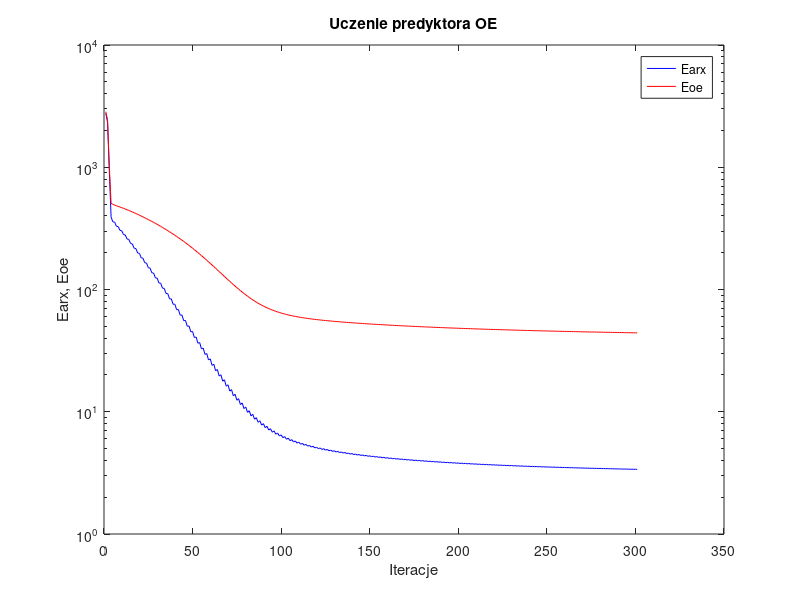
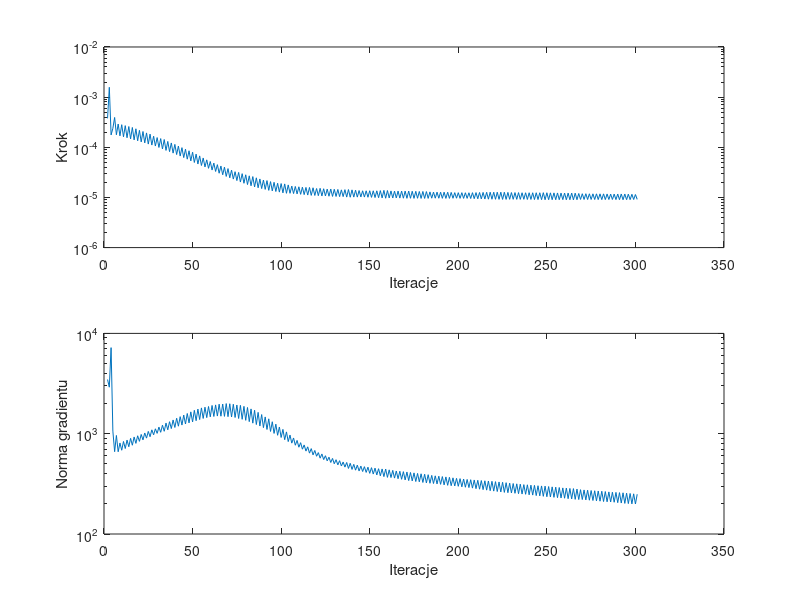

Reproduce these figures in MATLAB, in order.
%uczenie predyktora oe
clear all;
n=0; farx(n+1)=2.763535e+003; foe(n+1)=2.844478e+003; wspucz(n+1)=0.000000e+000; ng(n+1)=0.000000e+000;
n=1; farx(n+1)=2.334849e+003; foe(n+1)=2.442363e+003; krok(n+1)=3.776610e-004; ng(n+1)=3.467617e+003;
n=2; farx(n+1)=9.417819e+002; foe(n+1)=1.010697e+003; krok(n+1)=1.570350e-003; ng(n+1)=2.908467e+003;
n=3; farx(n+1)=3.904463e+002; foe(n+1)=5.066486e+002; krok(n+1)=1.764835e-004; ng(n+1)=7.210169e+003;
n=4; farx(n+1)=3.578636e+002; foe(n+1)=4.971394e+002; krok(n+1)=2.385047e-004; ng(n+1)=1.061298e+003;
n=5; farx(n+1)=3.558588e+002; foe(n+1)=4.905254e+002; krok(n+1)=3.933588e-004; ng(n+1)=6.617381e+002;
n=6; farx(n+1)=3.288428e+002; foe(n+1)=4.840634e+002; krok(n+1)=1.775310e-004; ng(n+1)=9.604886e+002;
n=7; farx(n+1)=3.271098e+002; foe(n+1)=4.785612e+002; krok(n+1)=2.908501e-004; ng(n+1)=6.607844e+002;
n=8; farx(n+1)=3.047694e+002; foe(n+1)=4.728241e+002; krok(n+1)=1.691914e-004; ng(n+1)=8.080751e+002;
n=9; farx(n+1)=3.026314e+002; foe(n+1)=4.671629e+002; krok(n+1)=2.821900e-004; ng(n+1)=6.840313e+002;
n=10; farx(n+1)=2.814082e+002; foe(n+1)=4.612507e+002; krok(n+1)=1.616776e-004; ng(n+1)=8.366577e+002;
n=11; farx(n+1)=2.791591e+002; foe(n+1)=4.554315e+002; krok(n+1)=2.702675e-004; ng(n+1)=7.115499e+002;
n=12; farx(n+1)=2.590649e+002; foe(n+1)=4.493651e+002; krok(n+1)=1.548985e-004; ng(n+1)=8.633631e+002;
n=13; farx(n+1)=2.568679e+002; foe(n+1)=4.434008e+002; krok(n+1)=2.594055e-004; ng(n+1)=7.411672e+002;
n=14; farx(n+1)=2.378941e+002; foe(n+1)=4.371479e+002; krok(n+1)=1.469561e-004; ng(n+1)=8.985884e+002;
n=15; farx(n+1)=2.356784e+002; foe(n+1)=4.310086e+002; krok(n+1)=2.483498e-004; ng(n+1)=7.673497e+002;
n=16; farx(n+1)=2.178207e+002; foe(n+1)=4.246271e+002; krok(n+1)=1.404483e-004; ng(n+1)=9.274706e+002;
n=17; farx(n+1)=2.158138e+002; foe(n+1)=4.183890e+002; krok(n+1)=2.338071e-004; ng(n+1)=8.007875e+002;
n=18; farx(n+1)=1.990457e+002; foe(n+1)=4.119273e+002; krok(n+1)=1.347782e-004; ng(n+1)=9.537364e+002;
n=19; farx(n+1)=1.973626e+002; foe(n+1)=4.056500e+002; krok(n+1)=2.178332e-004; ng(n+1)=8.388940e+002;
n=20; farx(n+1)=1.817850e+002; foe(n+1)=3.991472e+002; krok(n+1)=1.281635e-004; ng(n+1)=9.830225e+002;
n=21; farx(n+1)=1.801930e+002; foe(n+1)=3.927686e+002; krok(n+1)=2.064885e-004; ng(n+1)=8.678107e+002;
n=22; farx(n+1)=1.656511e+002; foe(n+1)=3.862380e+002; krok(n+1)=1.224225e-004; ng(n+1)=1.016346e+003;
n=23; farx(n+1)=1.643476e+002; foe(n+1)=3.798544e+002; krok(n+1)=1.935432e-004; ng(n+1)=9.034041e+002;
n=24; farx(n+1)=1.508227e+002; foe(n+1)=3.732994e+002; krok(n+1)=1.159103e-004; ng(n+1)=1.053821e+003;
n=25; farx(n+1)=1.496837e+002; foe(n+1)=3.668840e+002; krok(n+1)=1.828869e-004; ng(n+1)=9.334602e+002;
n=26; farx(n+1)=1.370073e+002; foe(n+1)=3.603233e+002; krok(n+1)=1.107642e-004; ng(n+1)=1.092909e+003;
n=27; farx(n+1)=1.362243e+002; foe(n+1)=3.539947e+002; krok(n+1)=1.662532e-004; ng(n+1)=9.748460e+002;
n=28; farx(n+1)=1.245297e+002; foe(n+1)=3.475291e+002; krok(n+1)=1.059505e-004; ng(n+1)=1.119185e+003;
n=29; farx(n+1)=1.239447e+002; foe(n+1)=3.412276e+002; krok(n+1)=1.562643e-004; ng(n+1)=1.007633e+003;
n=30; farx(n+1)=1.131188e+002; foe(n+1)=3.347735e+002; krok(n+1)=9.926586e-005; ng(n+1)=1.163559e+003;
n=31; farx(n+1)=1.126091e+002; foe(n+1)=3.284526e+002; krok(n+1)=1.491544e-004; ng(n+1)=1.032710e+003;
n=32; farx(n+1)=1.025844e+002; foe(n+1)=3.219978e+002; krok(n+1)=9.242591e-005; ng(n+1)=1.215390e+003;
n=33; farx(n+1)=1.021390e+002; foe(n+1)=3.156548e+002; krok(n+1)=1.429130e-004; ng(n+1)=1.057225e+003;
n=34; farx(n+1)=9.275975e+001; foe(n+1)=3.091881e+002; krok(n+1)=8.669030e-005; ng(n+1)=1.276637e+003;
n=35; farx(n+1)=9.251445e+001; foe(n+1)=3.029307e+002; krok(n+1)=1.309203e-004; ng(n+1)=1.093486e+003;
n=36; farx(n+1)=8.388030e+001; foe(n+1)=2.965681e+002; krok(n+1)=8.190066e-005; ng(n+1)=1.317087e+003;
n=37; farx(n+1)=8.376663e+001; foe(n+1)=2.903619e+002; krok(n+1)=1.221213e-004; ng(n+1)=1.125284e+003;
n=38; farx(n+1)=7.579336e+001; foe(n+1)=2.840539e+002; krok(n+1)=7.651456e-005; ng(n+1)=1.370371e+003;
n=39; farx(n+1)=7.576551e+001; foe(n+1)=2.778821e+002; krok(n+1)=1.142910e-004; ng(n+1)=1.154103e+003;
n=40; farx(n+1)=6.838276e+001; foe(n+1)=2.716338e+002; krok(n+1)=7.166629e-005; ng(n+1)=1.425119e+003;
n=41; farx(n+1)=6.847652e+001; foe(n+1)=2.655371e+002; krok(n+1)=1.058381e-004; ng(n+1)=1.188211e+003;
n=42; farx(n+1)=6.166649e+001; foe(n+1)=2.593618e+002; krok(n+1)=6.691701e-005; ng(n+1)=1.479098e+003;
n=43; farx(n+1)=6.184152e+001; foe(n+1)=2.533273e+002; krok(n+1)=9.833971e-005; ng(n+1)=1.219321e+003;
n=44; farx(n+1)=5.556872e+001; foe(n+1)=2.472314e+002; krok(n+1)=6.234382e-005; ng(n+1)=1.534059e+003;
n=45; farx(n+1)=5.581024e+001; foe(n+1)=2.412642e+002; krok(n+1)=9.144347e-005; ng(n+1)=1.249410e+003;
n=46; farx(n+1)=5.003760e+001; foe(n+1)=2.352532e+002; krok(n+1)=5.795515e-005; ng(n+1)=1.590466e+003;
n=47; farx(n+1)=5.033850e+001; foe(n+1)=2.293635e+002; krok(n+1)=8.528034e-005; ng(n+1)=1.281754e+003;
n=48; farx(n+1)=4.503465e+001; foe(n+1)=2.234350e+002; krok(n+1)=5.354731e-005; ng(n+1)=1.651023e+003;
n=49; farx(n+1)=4.536669e+001; foe(n+1)=2.176185e+002; krok(n+1)=7.980756e-005; ng(n+1)=1.310585e+003;
n=50; farx(n+1)=4.047114e+001; foe(n+1)=2.117878e+002; krok(n+1)=4.980227e-005; ng(n+1)=1.710967e+003;
n=51; farx(n+1)=4.087060e+001; foe(n+1)=2.061172e+002; krok(n+1)=7.309947e-005; ng(n+1)=1.348365e+003;
n=52; farx(n+1)=3.638597e+001; foe(n+1)=2.004341e+002; krok(n+1)=4.645269e-005; ng(n+1)=1.758822e+003;
n=53; farx(n+1)=3.683109e+001; foe(n+1)=1.949136e+002; krok(n+1)=6.738910e-005; ng(n+1)=1.383493e+003;
n=54; farx(n+1)=3.271303e+001; foe(n+1)=1.893835e+002; krok(n+1)=4.334515e-005; ng(n+1)=1.807678e+003;
n=55; farx(n+1)=3.319368e+001; foe(n+1)=1.840467e+002; krok(n+1)=6.121123e-005; ng(n+1)=1.419434e+003;
n=56; farx(n+1)=2.945394e+001; foe(n+1)=1.787279e+002; krok(n+1)=4.060864e-005; ng(n+1)=1.837385e+003;
n=57; farx(n+1)=2.994383e+001; foe(n+1)=1.735715e+002; krok(n+1)=5.618497e-005; ng(n+1)=1.446463e+003;
n=58; farx(n+1)=2.653977e+001; foe(n+1)=1.684678e+002; krok(n+1)=3.808337e-005; ng(n+1)=1.866789e+003;
n=59; farx(n+1)=2.705507e+001; foe(n+1)=1.635236e+002; krok(n+1)=5.210339e-005; ng(n+1)=1.472524e+003;
n=60; farx(n+1)=2.395482e+001; foe(n+1)=1.586148e+002; krok(n+1)=3.521996e-005; ng(n+1)=1.912618e+003;
n=61; farx(n+1)=2.445549e+001; foe(n+1)=1.538746e+002; krok(n+1)=4.838580e-005; ng(n+1)=1.484802e+003;
n=62; farx(n+1)=2.163991e+001; foe(n+1)=1.492070e+002; krok(n+1)=3.298006e-005; ng(n+1)=1.936682e+003;
n=63; farx(n+1)=2.215040e+001; foe(n+1)=1.447151e+002; krok(n+1)=4.506169e-005; ng(n+1)=1.499304e+003;
n=64; farx(n+1)=1.960619e+001; foe(n+1)=1.402790e+002; krok(n+1)=3.039896e-005; ng(n+1)=1.968570e+003;
n=65; farx(n+1)=2.007961e+001; foe(n+1)=1.360084e+002; krok(n+1)=4.229784e-005; ng(n+1)=1.494397e+003;
n=66; farx(n+1)=1.779348e+001; foe(n+1)=1.318461e+002; krok(n+1)=2.832743e-005; ng(n+1)=1.975661e+003;
n=67; farx(n+1)=1.825053e+001; foe(n+1)=1.278269e+002; krok(n+1)=4.013634e-005; ng(n+1)=1.488513e+003;
n=68; farx(n+1)=1.617994e+001; foe(n+1)=1.239152e+002; krok(n+1)=2.624535e-005; ng(n+1)=1.996417e+003;
n=69; farx(n+1)=1.661675e+001; foe(n+1)=1.201700e+002; krok(n+1)=3.762088e-005; ng(n+1)=1.478419e+003;
n=70; farx(n+1)=1.475262e+001; foe(n+1)=1.165455e+002; krok(n+1)=2.462151e-005; ng(n+1)=1.989270e+003;
n=71; farx(n+1)=1.517311e+001; foe(n+1)=1.130944e+002; krok(n+1)=3.501276e-005; ng(n+1)=1.467690e+003;
n=72; farx(n+1)=1.350125e+001; foe(n+1)=1.097682e+002; krok(n+1)=2.322634e-005; ng(n+1)=1.965514e+003;
n=73; farx(n+1)=1.390391e+001; foe(n+1)=1.066126e+002; krok(n+1)=3.261438e-005; ng(n+1)=1.451427e+003;
n=74; farx(n+1)=1.242318e+001; foe(n+1)=1.035824e+002; krok(n+1)=2.170937e-005; ng(n+1)=1.931970e+003;
n=75; farx(n+1)=1.279306e+001; foe(n+1)=1.006813e+002; krok(n+1)=3.154696e-005; ng(n+1)=1.418114e+003;
n=76; farx(n+1)=1.146028e+001; foe(n+1)=9.791095e+001; krok(n+1)=2.028847e-005; ng(n+1)=1.917387e+003;
n=77; farx(n+1)=1.180783e+001; foe(n+1)=9.528939e+001; krok(n+1)=2.979031e-005; ng(n+1)=1.391084e+003;
n=78; farx(n+1)=1.062013e+001; foe(n+1)=9.279405e+001; krok(n+1)=1.915690e-005; ng(n+1)=1.873851e+003;
n=79; farx(n+1)=1.094552e+001; foe(n+1)=9.043975e+001; krok(n+1)=2.829063e-005; ng(n+1)=1.359229e+003;
n=80; farx(n+1)=9.888798e+000; foe(n+1)=8.820233e+001; krok(n+1)=1.806967e-005; ng(n+1)=1.825560e+003;
n=81; farx(n+1)=1.018833e+001; foe(n+1)=8.609607e+001; krok(n+1)=2.697415e-005; ng(n+1)=1.319307e+003;
n=82; farx(n+1)=9.251510e+000; foe(n+1)=8.410442e+001; krok(n+1)=1.709205e-005; ng(n+1)=1.766743e+003;
n=83; farx(n+1)=9.527747e+000; foe(n+1)=8.222786e+001; krok(n+1)=2.605170e-005; ng(n+1)=1.274097e+003;
n=84; farx(n+1)=8.689446e+000; foe(n+1)=8.045400e+001; krok(n+1)=1.621284e-005; ng(n+1)=1.713132e+003;
n=85; farx(n+1)=8.943829e+000; foe(n+1)=7.880116e+001; krok(n+1)=2.462151e-005; ng(n+1)=1.233995e+003;
n=86; farx(n+1)=8.201528e+000; foe(n+1)=7.724605e+001; krok(n+1)=1.558957e-005; ng(n+1)=1.632411e+003;
n=87; farx(n+1)=8.435944e+000; foe(n+1)=7.579574e+001; krok(n+1)=2.336806e-005; ng(n+1)=1.192828e+003;
n=88; farx(n+1)=7.777290e+000; foe(n+1)=7.443464e+001; krok(n+1)=1.502405e-005; ng(n+1)=1.551621e+003;
n=89; farx(n+1)=7.992977e+000; foe(n+1)=7.316541e+001; krok(n+1)=2.224570e-005; ng(n+1)=1.149411e+003;
n=90; farx(n+1)=7.409217e+000; foe(n+1)=7.197633e+001; krok(n+1)=1.448140e-005; ng(n+1)=1.470018e+003;
n=91; farx(n+1)=7.609192e+000; foe(n+1)=7.086416e+001; krok(n+1)=2.167257e-005; ng(n+1)=1.101845e+003;
n=92; farx(n+1)=7.085741e+000; foe(n+1)=6.981550e+001; krok(n+1)=1.384553e-005; ng(n+1)=1.406919e+003;
n=93; farx(n+1)=7.265313e+000; foe(n+1)=6.884199e+001; krok(n+1)=2.067984e-005; ng(n+1)=1.053083e+003;
n=94; farx(n+1)=6.801892e+000; foe(n+1)=6.793341e+001; krok(n+1)=1.351734e-005; ng(n+1)=1.315966e+003;
n=95; farx(n+1)=6.967659e+000; foe(n+1)=6.708300e+001; krok(n+1)=2.003236e-005; ng(n+1)=1.006467e+003;
n=96; farx(n+1)=6.550585e+000; foe(n+1)=6.628654e+001; krok(n+1)=1.314101e-005; ng(n+1)=1.244753e+003;
n=97; farx(n+1)=6.703692e+000; foe(n+1)=6.554565e+001; krok(n+1)=1.917379e-005; ng(n+1)=9.643733e+002;
n=98; farx(n+1)=6.332543e+000; foe(n+1)=6.485073e+001; krok(n+1)=1.277945e-005; ng(n+1)=1.166193e+003;
n=99; farx(n+1)=6.472440e+000; foe(n+1)=6.419806e+001; krok(n+1)=1.890200e-005; ng(n+1)=9.169011e+002;
n=100; farx(n+1)=6.138017e+000; foe(n+1)=6.358484e+001; krok(n+1)=1.234279e-005; ng(n+1)=1.104243e+003;
n=101; farx(n+1)=6.265725e+000; foe(n+1)=6.300871e+001; krok(n+1)=1.861995e-005; ng(n+1)=8.711527e+002;
n=102; farx(n+1)=5.961134e+000; foe(n+1)=6.246717e+001; krok(n+1)=1.209447e-005; ng(n+1)=1.042128e+003;
n=103; farx(n+1)=6.079572e+000; foe(n+1)=6.196263e+001; krok(n+1)=1.777520e-005; ng(n+1)=8.346609e+002;
n=104; farx(n+1)=5.802655e+000; foe(n+1)=6.148802e+001; krok(n+1)=1.209447e-005; ng(n+1)=9.688752e+002;
n=105; farx(n+1)=5.914778e+000; foe(n+1)=6.104597e+001; krok(n+1)=1.684728e-005; ng(n+1)=8.051625e+002;
n=106; farx(n+1)=5.665267e+000; foe(n+1)=6.062730e+001; krok(n+1)=1.195078e-005; ng(n+1)=9.065046e+002;
n=107; farx(n+1)=5.768611e+000; foe(n+1)=6.023246e+001; krok(n+1)=1.654943e-005; ng(n+1)=7.673117e+002;
n=108; farx(n+1)=5.540538e+000; foe(n+1)=5.985843e+001; krok(n+1)=1.175619e-005; ng(n+1)=8.569856e+002;
n=109; farx(n+1)=5.637239e+000; foe(n+1)=5.950459e+001; krok(n+1)=1.630239e-005; ng(n+1)=7.333028e+002;
n=110; farx(n+1)=5.427428e+000; foe(n+1)=5.916772e+001; krok(n+1)=1.153689e-005; ng(n+1)=8.138849e+002;
n=111; farx(n+1)=5.517393e+000; foe(n+1)=5.884861e+001; krok(n+1)=1.599777e-005; ng(n+1)=7.009725e+002;
n=112; farx(n+1)=5.324494e+000; foe(n+1)=5.854460e+001; krok(n+1)=1.138543e-005; ng(n+1)=7.723258e+002;
n=113; farx(n+1)=5.409058e+000; foe(n+1)=5.825496e+001; krok(n+1)=1.583652e-005; ng(n+1)=6.706275e+002;
n=114; farx(n+1)=5.230794e+000; foe(n+1)=5.797785e+001; krok(n+1)=1.115447e-005; ng(n+1)=7.395703e+002;
n=115; farx(n+1)=5.309925e+000; foe(n+1)=5.771252e+001; krok(n+1)=1.580519e-005; ng(n+1)=6.402490e+002;
n=116; farx(n+1)=5.143475e+000; foe(n+1)=5.745822e+001; krok(n+1)=1.099167e-005; ng(n+1)=7.101423e+002;
n=117; farx(n+1)=5.218530e+000; foe(n+1)=5.721492e+001; krok(n+1)=1.558595e-005; ng(n+1)=6.152443e+002;
n=118; farx(n+1)=5.062015e+000; foe(n+1)=5.698083e+001; krok(n+1)=1.095376e-005; ng(n+1)=6.805838e+002;
n=119; farx(n+1)=5.133789e+000; foe(n+1)=5.675760e+001; krok(n+1)=1.506473e-005; ng(n+1)=5.958684e+002;
n=120; farx(n+1)=4.989203e+000; foe(n+1)=5.654219e+001; krok(n+1)=1.085468e-005; ng(n+1)=6.478995e+002;
n=121; farx(n+1)=5.057082e+000; foe(n+1)=5.633355e+001; krok(n+1)=1.519948e-005; ng(n+1)=5.703530e+002;
n=122; farx(n+1)=4.919821e+000; foe(n+1)=5.613183e+001; krok(n+1)=1.071362e-005; ng(n+1)=6.276970e+002;
n=123; farx(n+1)=4.984793e+000; foe(n+1)=5.593745e+001; krok(n+1)=1.490654e-005; ng(n+1)=5.520733e+002;
n=124; farx(n+1)=4.855149e+000; foe(n+1)=5.574916e+001; krok(n+1)=1.071362e-005; ng(n+1)=6.032383e+002;
n=125; farx(n+1)=4.918065e+000; foe(n+1)=5.556731e+001; krok(n+1)=1.466008e-005; ng(n+1)=5.364532e+002;
n=126; farx(n+1)=4.796079e+000; foe(n+1)=5.539023e+001; krok(n+1)=1.057446e-005; ng(n+1)=5.831192e+002;
n=127; farx(n+1)=4.855928e+000; foe(n+1)=5.521783e+001; krok(n+1)=1.470858e-005; ng(n+1)=5.166063e+002;
n=128; farx(n+1)=4.739695e+000; foe(n+1)=5.505015e+001; krok(n+1)=1.048504e-005; ng(n+1)=5.665925e+002;
n=129; farx(n+1)=4.797389e+000; foe(n+1)=5.488697e+001; krok(n+1)=1.453926e-005; ng(n+1)=5.018156e+002;
n=130; farx(n+1)=4.686548e+000; foe(n+1)=5.472803e+001; krok(n+1)=1.046329e-005; ng(n+1)=5.503624e+002;
n=131; farx(n+1)=4.742889e+000; foe(n+1)=5.457321e+001; krok(n+1)=1.442554e-005; ng(n+1)=4.892076e+002;
n=132; farx(n+1)=4.636633e+000; foe(n+1)=5.442149e+001; krok(n+1)=1.038706e-005; ng(n+1)=5.383246e+002;
n=133; farx(n+1)=4.690796e+000; foe(n+1)=5.427391e+001; krok(n+1)=1.416371e-005; ng(n+1)=4.769633e+002;
n=134; farx(n+1)=4.589845e+000; foe(n+1)=5.412965e+001; krok(n+1)=1.039083e-005; ng(n+1)=5.217943e+002;
n=135; farx(n+1)=4.643133e+000; foe(n+1)=5.398828e+001; krok(n+1)=1.430061e-005; ng(n+1)=4.646379e+002;
n=136; farx(n+1)=4.545874e+000; foe(n+1)=5.384886e+001; krok(n+1)=1.015968e-005; ng(n+1)=5.164565e+002;
n=137; farx(n+1)=4.596991e+000; foe(n+1)=5.371247e+001; krok(n+1)=1.436371e-005; ng(n+1)=4.505229e+002;
n=138; farx(n+1)=4.503422e+000; foe(n+1)=5.357841e+001; krok(n+1)=1.010255e-005; ng(n+1)=5.068891e+002;
n=139; farx(n+1)=4.552768e+000; foe(n+1)=5.344727e+001; krok(n+1)=1.416371e-005; ng(n+1)=4.404396e+002;
n=140; farx(n+1)=4.462826e+000; foe(n+1)=5.331876e+001; krok(n+1)=1.015759e-005; ng(n+1)=4.947570e+002;
n=141; farx(n+1)=4.511250e+000; foe(n+1)=5.319280e+001; krok(n+1)=1.396978e-005; ng(n+1)=4.330404e+002;
n=142; farx(n+1)=4.424467e+000; foe(n+1)=5.306893e+001; krok(n+1)=1.015216e-005; ng(n+1)=4.858116e+002;
n=143; farx(n+1)=4.471469e+000; foe(n+1)=5.294752e+001; krok(n+1)=1.373458e-005; ng(n+1)=4.252725e+002;
n=144; farx(n+1)=4.387712e+000; foe(n+1)=5.282832e+001; krok(n+1)=1.023758e-005; ng(n+1)=4.753849e+002;
n=145; farx(n+1)=4.434191e+000; foe(n+1)=5.271136e+001; krok(n+1)=1.356957e-005; ng(n+1)=4.197574e+002;
n=146; farx(n+1)=4.353297e+000; foe(n+1)=5.259589e+001; krok(n+1)=1.017255e-005; ng(n+1)=4.691149e+002;
n=147; farx(n+1)=4.398620e+000; foe(n+1)=5.248245e+001; krok(n+1)=1.356957e-005; ng(n+1)=4.112389e+002;
n=148; farx(n+1)=4.320472e+000; foe(n+1)=5.237039e+001; krok(n+1)=1.008355e-005; ng(n+1)=4.635861e+002;
n=149; farx(n+1)=4.364579e+000; foe(n+1)=5.226010e+001; krok(n+1)=1.361457e-005; ng(n+1)=4.024484e+002;
n=150; farx(n+1)=4.288668e+000; foe(n+1)=5.215119e+001; krok(n+1)=1.003408e-005; ng(n+1)=4.585805e+002;
n=151; farx(n+1)=4.331920e+000; foe(n+1)=5.204418e+001; krok(n+1)=1.356957e-005; ng(n+1)=3.959092e+002;
n=152; farx(n+1)=4.258450e+000; foe(n+1)=5.193828e+001; krok(n+1)=9.955536e-006; ng(n+1)=4.535476e+002;
n=153; farx(n+1)=4.300419e+000; foe(n+1)=5.183405e+001; krok(n+1)=1.355752e-005; ng(n+1)=3.882453e+002;
n=154; farx(n+1)=4.229511e+000; foe(n+1)=5.173118e+001; krok(n+1)=9.888364e-006; ng(n+1)=4.477074e+002;
n=155; farx(n+1)=4.270511e+000; foe(n+1)=5.162947e+001; krok(n+1)=1.368724e-005; ng(n+1)=3.805263e+002;
n=156; farx(n+1)=4.201546e+000; foe(n+1)=5.152901e+001; krok(n+1)=9.772716e-006; ng(n+1)=4.450776e+002;
n=157; farx(n+1)=4.241806e+000; foe(n+1)=5.142974e+001; krok(n+1)=1.384553e-005; ng(n+1)=3.734671e+002;
n=158; farx(n+1)=4.174503e+000; foe(n+1)=5.133137e+001; krok(n+1)=9.645404e-006; ng(n+1)=4.440506e+002;
n=159; farx(n+1)=4.213287e+000; foe(n+1)=5.123447e+001; krok(n+1)=1.373458e-005; ng(n+1)=3.668678e+002;
n=160; farx(n+1)=4.147757e+000; foe(n+1)=5.113918e+001; krok(n+1)=9.766516e-006; ng(n+1)=4.361636e+002;
n=161; farx(n+1)=4.186298e+000; foe(n+1)=5.104547e+001; krok(n+1)=1.348707e-005; ng(n+1)=3.653483e+002;
n=162; farx(n+1)=4.122589e+000; foe(n+1)=5.095272e+001; krok(n+1)=9.766516e-006; ng(n+1)=4.309465e+002;
n=163; farx(n+1)=4.160177e+000; foe(n+1)=5.086146e+001; krok(n+1)=1.334530e-005; ng(n+1)=3.609121e+002;
n=164; farx(n+1)=4.098496e+000; foe(n+1)=5.077130e+001; krok(n+1)=9.772716e-006; ng(n+1)=4.245860e+002;
n=165; farx(n+1)=4.135434e+000; foe(n+1)=5.068223e+001; krok(n+1)=1.338477e-005; ng(n+1)=3.558525e+002;
n=166; farx(n+1)=4.075202e+000; foe(n+1)=5.059406e+001; krok(n+1)=9.706803e-006; ng(n+1)=4.220251e+002;
n=167; farx(n+1)=4.111406e+000; foe(n+1)=5.050710e+001; krok(n+1)=1.338477e-005; ng(n+1)=3.510268e+002;
n=168; farx(n+1)=4.052719e+000; foe(n+1)=5.042097e+001; krok(n+1)=9.657459e-006; ng(n+1)=4.185284e+002;
n=169; farx(n+1)=4.088148e+000; foe(n+1)=5.033602e+001; krok(n+1)=1.338477e-005; ng(n+1)=3.461781e+002;
n=170; farx(n+1)=4.031045e+000; foe(n+1)=5.025189e+001; krok(n+1)=9.602384e-006; ng(n+1)=4.148291e+002;
n=171; farx(n+1)=4.065580e+000; foe(n+1)=5.016878e+001; krok(n+1)=1.338683e-005; ng(n+1)=3.410096e+002;
n=172; farx(n+1)=4.009727e+000; foe(n+1)=5.008665e+001; krok(n+1)=9.622040e-006; ng(n+1)=4.106178e+002;
n=173; farx(n+1)=4.043829e+000; foe(n+1)=5.000573e+001; krok(n+1)=1.328171e-005; ng(n+1)=3.384078e+002;
n=174; farx(n+1)=3.989442e+000; foe(n+1)=4.992550e+001; krok(n+1)=9.579475e-006; ng(n+1)=4.068006e+002;
n=175; farx(n+1)=4.022629e+000; foe(n+1)=4.984633e+001; krok(n+1)=1.323611e-005; ng(n+1)=3.337364e+002;
n=176; farx(n+1)=3.969503e+000; foe(n+1)=4.976809e+001; krok(n+1)=9.622040e-006; ng(n+1)=4.017805e+002;
n=177; farx(n+1)=4.002314e+000; foe(n+1)=4.969095e+001; krok(n+1)=1.314101e-005; ng(n+1)=3.314051e+002;
n=178; farx(n+1)=3.950577e+000; foe(n+1)=4.961444e+001; krok(n+1)=9.564320e-006; ng(n+1)=3.983362e+002;
n=179; farx(n+1)=3.982539e+000; foe(n+1)=4.953886e+001; krok(n+1)=1.315377e-005; ng(n+1)=3.265368e+002;
n=180; farx(n+1)=3.932023e+000; foe(n+1)=4.946410e+001; krok(n+1)=9.558456e-006; ng(n+1)=3.943319e+002;
n=181; farx(n+1)=3.963362e+000; foe(n+1)=4.939025e+001; krok(n+1)=1.308609e-005; ng(n+1)=3.232163e+002;
n=182; farx(n+1)=3.913977e+000; foe(n+1)=4.931720e+001; krok(n+1)=9.572367e-006; ng(n+1)=3.901773e+002;
n=183; farx(n+1)=3.944570e+000; foe(n+1)=4.924510e+001; krok(n+1)=1.290553e-005; ng(n+1)=3.205239e+002;
n=184; farx(n+1)=3.896420e+000; foe(n+1)=4.917396e+001; krok(n+1)=9.657027e-006; ng(n+1)=3.839765e+002;
n=185; farx(n+1)=3.926634e+000; foe(n+1)=4.910365e+001; krok(n+1)=1.277945e-005; ng(n+1)=3.187205e+002;
n=186; farx(n+1)=3.879579e+000; foe(n+1)=4.903408e+001; krok(n+1)=9.657027e-006; ng(n+1)=3.800991e+002;
n=187; farx(n+1)=3.909307e+000; foe(n+1)=4.896532e+001; krok(n+1)=1.274727e-005; ng(n+1)=3.157070e+002;
n=188; farx(n+1)=3.863228e+000; foe(n+1)=4.889721e+001; krok(n+1)=9.640490e-006; ng(n+1)=3.769988e+002;
n=189; farx(n+1)=3.892460e+000; foe(n+1)=4.882995e+001; krok(n+1)=1.270754e-005; ng(n+1)=3.127614e+002;
n=190; farx(n+1)=3.847468e+000; foe(n+1)=4.876327e+001; krok(n+1)=9.602384e-006; ng(n+1)=3.737403e+002;
n=191; farx(n+1)=3.876109e+000; foe(n+1)=4.869735e+001; krok(n+1)=1.272730e-005; ng(n+1)=3.089352e+002;
n=192; farx(n+1)=3.832076e+000; foe(n+1)=4.863203e+001; krok(n+1)=9.571928e-006; ng(n+1)=3.708106e+002;
n=193; farx(n+1)=3.860131e+000; foe(n+1)=4.856747e+001; krok(n+1)=1.268925e-005; ng(n+1)=3.056770e+002;
n=194; farx(n+1)=3.817036e+000; foe(n+1)=4.850355e+001; krok(n+1)=9.579475e-006; ng(n+1)=3.671212e+002;
n=195; farx(n+1)=3.844560e+000; foe(n+1)=4.844039e+001; krok(n+1)=1.259797e-005; ng(n+1)=3.031331e+002;
n=196; farx(n+1)=3.802336e+000; foe(n+1)=4.837788e+001; krok(n+1)=9.622040e-006; ng(n+1)=3.629864e+002;
n=197; farx(n+1)=3.829426e+000; foe(n+1)=4.831616e+001; krok(n+1)=1.246120e-005; ng(n+1)=3.014132e+002;
n=198; farx(n+1)=3.788160e+000; foe(n+1)=4.825503e+001; krok(n+1)=9.647596e-006; ng(n+1)=3.587097e+002;
n=199; farx(n+1)=3.814914e+000; foe(n+1)=4.819461e+001; krok(n+1)=1.245057e-005; ng(n+1)=2.989470e+002;
n=200; farx(n+1)=3.774505e+000; foe(n+1)=4.813464e+001; krok(n+1)=9.586893e-006; ng(n+1)=3.565003e+002;
n=201; farx(n+1)=3.800668e+000; foe(n+1)=4.807536e+001; krok(n+1)=1.245571e-005; ng(n+1)=2.953183e+002;
n=202; farx(n+1)=3.761103e+000; foe(n+1)=4.801660e+001; krok(n+1)=9.578449e-006; ng(n+1)=3.532693e+002;
n=203; farx(n+1)=3.786779e+000; foe(n+1)=4.795851e+001; krok(n+1)=1.240823e-005; ng(n+1)=2.926013e+002;
n=204; farx(n+1)=3.748018e+000; foe(n+1)=4.790097e+001; krok(n+1)=9.586893e-006; ng(n+1)=3.498440e+002;
n=205; farx(n+1)=3.773390e+000; foe(n+1)=4.784407e+001; krok(n+1)=1.240203e-005; ng(n+1)=2.902817e+002;
n=206; farx(n+1)=3.735407e+000; foe(n+1)=4.778758e+001; krok(n+1)=9.524283e-006; ng(n+1)=3.478033e+002;
n=207; farx(n+1)=3.760310e+000; foe(n+1)=4.773172e+001; krok(n+1)=1.245057e-005; ng(n+1)=2.867859e+002;
n=208; farx(n+1)=3.723117e+000; foe(n+1)=4.767626e+001; krok(n+1)=9.463005e-006; ng(n+1)=3.456034e+002;
n=209; farx(n+1)=3.747525e+000; foe(n+1)=4.762139e+001; krok(n+1)=1.249822e-005; ng(n+1)=2.832120e+002;
n=210; farx(n+1)=3.711107e+000; foe(n+1)=4.756696e+001; krok(n+1)=9.410994e-006; ng(n+1)=3.432258e+002;
n=211; farx(n+1)=3.735079e+000; foe(n+1)=4.751307e+001; krok(n+1)=1.255575e-005; ng(n+1)=2.798102e+002;
n=212; farx(n+1)=3.699328e+000; foe(n+1)=4.745961e+001; krok(n+1)=9.365562e-006; ng(n+1)=3.412053e+002;
n=213; farx(n+1)=3.722938e+000; foe(n+1)=4.740671e+001; krok(n+1)=1.259177e-005; ng(n+1)=2.769352e+002;
n=214; farx(n+1)=3.687860e+000; foe(n+1)=4.735420e+001; krok(n+1)=9.309975e-006; ng(n+1)=3.392838e+002;
n=215; farx(n+1)=3.711107e+000; foe(n+1)=4.730224e+001; krok(n+1)=1.265721e-005; ng(n+1)=2.738153e+002;
n=216; farx(n+1)=3.676694e+000; foe(n+1)=4.725061e+001; krok(n+1)=9.237209e-006; ng(n+1)=3.376547e+002;
n=217; farx(n+1)=3.699469e+000; foe(n+1)=4.719952e+001; krok(n+1)=1.270754e-005; ng(n+1)=2.703752e+002;
n=218; farx(n+1)=3.665704e+000; foe(n+1)=4.714883e+001; krok(n+1)=9.207477e-006; ng(n+1)=3.352459e+002;
n=219; farx(n+1)=3.688094e+000; foe(n+1)=4.709868e+001; krok(n+1)=1.270754e-005; ng(n+1)=2.677283e+002;
n=220; farx(n+1)=3.654967e+000; foe(n+1)=4.704892e+001; krok(n+1)=9.184756e-006; ng(n+1)=3.326978e+002;
n=221; farx(n+1)=3.677000e+000; foe(n+1)=4.699969e+001; krok(n+1)=1.270754e-005; ng(n+1)=2.652059e+002;
n=222; farx(n+1)=3.644499e+000; foe(n+1)=4.695084e+001; krok(n+1)=9.155646e-006; ng(n+1)=3.302769e+002;
n=223; farx(n+1)=3.666169e+000; foe(n+1)=4.690250e+001; krok(n+1)=1.271718e-005; ng(n+1)=2.625841e+002;
n=224; farx(n+1)=3.634276e+000; foe(n+1)=4.685452e+001; krok(n+1)=9.125546e-006; ng(n+1)=3.279080e+002;
n=225; farx(n+1)=3.655519e+000; foe(n+1)=4.680703e+001; krok(n+1)=1.268925e-005; ng(n+1)=2.599792e+002;
n=226; farx(n+1)=3.624226e+000; foe(n+1)=4.675999e+001; krok(n+1)=9.137433e-006; ng(n+1)=3.247861e+002;
n=227; farx(n+1)=3.645094e+000; foe(n+1)=4.671343e+001; krok(n+1)=1.259797e-005; ng(n+1)=2.581047e+002;
n=228; farx(n+1)=3.614389e+000; foe(n+1)=4.666734e+001; krok(n+1)=9.173490e-006; ng(n+1)=3.213229e+002;
n=229; farx(n+1)=3.634993e+000; foe(n+1)=4.662172e+001; krok(n+1)=1.251850e-005; ng(n+1)=2.566482e+002;
n=230; farx(n+1)=3.604851e+000; foe(n+1)=4.657648e+001; krok(n+1)=9.173490e-006; ng(n+1)=3.185846e+002;
n=231; farx(n+1)=3.625173e+000; foe(n+1)=4.653171e+001; krok(n+1)=1.249822e-005; ng(n+1)=2.546352e+002;
n=232; farx(n+1)=3.595573e+000; foe(n+1)=4.648727e+001; krok(n+1)=9.148208e-006; ng(n+1)=3.163526e+002;
n=233; farx(n+1)=3.615543e+000; foe(n+1)=4.644327e+001; krok(n+1)=1.248325e-005; ng(n+1)=2.522551e+002;
n=234; farx(n+1)=3.586460e+000; foe(n+1)=4.639964e+001; krok(n+1)=9.148208e-006; ng(n+1)=3.137775e+002;
n=235; farx(n+1)=3.606082e+000; foe(n+1)=4.635645e+001; krok(n+1)=1.240823e-005; ng(n+1)=2.503738e+002;
n=236; farx(n+1)=3.577530e+000; foe(n+1)=4.631366e+001; krok(n+1)=9.177209e-006; ng(n+1)=3.106300e+002;
n=237; farx(n+1)=3.596998e+000; foe(n+1)=4.627130e+001; krok(n+1)=1.240203e-005; ng(n+1)=2.488668e+002;
n=238; farx(n+1)=3.568939e+000; foe(n+1)=4.622918e+001; krok(n+1)=9.109987e-006; ng(n+1)=3.094394e+002;
n=239; farx(n+1)=3.587973e+000; foe(n+1)=4.618747e+001; krok(n+1)=1.240823e-005; ng(n+1)=2.459188e+002;
n=240; farx(n+1)=3.560405e+000; foe(n+1)=4.614613e+001; krok(n+1)=9.128990e-006; ng(n+1)=3.066981e+002;
n=241; farx(n+1)=3.579272e+000; foe(n+1)=4.610519e+001; krok(n+1)=1.240203e-005; ng(n+1)=2.443597e+002;
n=242; farx(n+1)=3.552167e+000; foe(n+1)=4.606450e+001; krok(n+1)=9.071830e-006; ng(n+1)=3.054071e+002;
n=243; farx(n+1)=3.570652e+000; foe(n+1)=4.602419e+001; krok(n+1)=1.240823e-005; ng(n+1)=2.416594e+002;
n=244; farx(n+1)=3.544013e+000; foe(n+1)=4.598423e+001; krok(n+1)=9.079887e-006; ng(n+1)=3.029279e+002;
n=245; farx(n+1)=3.562304e+000; foe(n+1)=4.594465e+001; krok(n+1)=1.240203e-005; ng(n+1)=2.399816e+002;
n=246; farx(n+1)=3.536108e+000; foe(n+1)=4.590531e+001; krok(n+1)=9.034834e-006; ng(n+1)=3.014548e+002;
n=247; farx(n+1)=3.554130e+000; foe(n+1)=4.586636e+001; krok(n+1)=1.245057e-005; ng(n+1)=2.375183e+002;
n=248; farx(n+1)=3.528338e+000; foe(n+1)=4.582763e+001; krok(n+1)=8.997287e-006; ng(n+1)=3.000618e+002;
n=249; farx(n+1)=3.546012e+000; foe(n+1)=4.578930e+001; krok(n+1)=1.240823e-005; ng(n+1)=2.353488e+002;
n=250; farx(n+1)=3.520669e+000; foe(n+1)=4.575129e+001; krok(n+1)=9.024321e-006; ng(n+1)=2.972290e+002;
n=251; farx(n+1)=3.538131e+000; foe(n+1)=4.571367e+001; krok(n+1)=1.235197e-005; ng(n+1)=2.339598e+002;
n=252; farx(n+1)=3.513220e+000; foe(n+1)=4.567630e+001; krok(n+1)=9.014671e-006; ng(n+1)=2.950952e+002;
n=253; farx(n+1)=3.530419e+000; foe(n+1)=4.563930e+001; krok(n+1)=1.233369e-005; ng(n+1)=2.320345e+002;
n=254; farx(n+1)=3.505922e+000; foe(n+1)=4.560256e+001; krok(n+1)=9.006227e-006; ng(n+1)=2.930207e+002;
n=255; farx(n+1)=3.522843e+000; foe(n+1)=4.556617e+001; krok(n+1)=1.229246e-005; ng(n+1)=2.301926e+002;
n=256; farx(n+1)=3.498739e+000; foe(n+1)=4.553008e+001; krok(n+1)=9.024321e-006; ng(n+1)=2.905981e+002;
n=257; farx(n+1)=3.515427e+000; foe(n+1)=4.549433e+001; krok(n+1)=1.221743e-005; ng(n+1)=2.288366e+002;
n=258; farx(n+1)=3.491723e+000; foe(n+1)=4.545887e+001; krok(n+1)=9.041389e-006; ng(n+1)=2.881220e+002;
n=259; farx(n+1)=3.508273e+000; foe(n+1)=4.542373e+001; krok(n+1)=1.222055e-005; ng(n+1)=2.273928e+002;
n=260; farx(n+1)=3.484933e+000; foe(n+1)=4.538879e+001; krok(n+1)=8.985823e-006; ng(n+1)=2.870246e+002;
n=261; farx(n+1)=3.501154e+000; foe(n+1)=4.535416e+001; krok(n+1)=1.221743e-005; ng(n+1)=2.249927e+002;
n=262; farx(n+1)=3.478193e+000; foe(n+1)=4.531982e+001; krok(n+1)=9.003600e-006; ng(n+1)=2.846153e+002;
n=263; farx(n+1)=3.494287e+000; foe(n+1)=4.528578e+001; krok(n+1)=1.222055e-005; ng(n+1)=2.236225e+002;
n=264; farx(n+1)=3.471645e+000; foe(n+1)=4.525192e+001; krok(n+1)=8.958287e-006; ng(n+1)=2.835806e+002;
n=265; farx(n+1)=3.487393e+000; foe(n+1)=4.521840e+001; krok(n+1)=1.215525e-005; ng(n+1)=2.215781e+002;
n=266; farx(n+1)=3.465140e+000; foe(n+1)=4.518518e+001; krok(n+1)=9.014671e-006; ng(n+1)=2.804219e+002;
n=267; farx(n+1)=3.480594e+000; foe(n+1)=4.515226e+001; krok(n+1)=1.197415e-005; ng(n+1)=2.206698e+002;
n=268; farx(n+1)=3.458714e+000; foe(n+1)=4.511971e+001; krok(n+1)=9.128990e-006; ng(n+1)=2.766644e+002;
n=269; farx(n+1)=3.474121e+000; foe(n+1)=4.508745e+001; krok(n+1)=1.186082e-005; ng(n+1)=2.206311e+002;
n=270; farx(n+1)=3.452577e+000; foe(n+1)=4.505540e+001; krok(n+1)=9.109987e-006; ng(n+1)=2.750256e+002;
n=271; farx(n+1)=3.467773e+000; foe(n+1)=4.502362e+001; krok(n+1)=1.186082e-005; ng(n+1)=2.188168e+002;
n=272; farx(n+1)=3.446540e+000; foe(n+1)=4.499206e+001; krok(n+1)=9.098641e-006; ng(n+1)=2.733993e+002;
n=273; farx(n+1)=3.461513e+000; foe(n+1)=4.496077e+001; krok(n+1)=1.182351e-005; ng(n+1)=2.172218e+002;
n=274; farx(n+1)=3.440605e+000; foe(n+1)=4.492972e+001; krok(n+1)=9.109987e-006; ng(n+1)=2.713692e+002;
n=275; farx(n+1)=3.455427e+000; foe(n+1)=4.489893e+001; krok(n+1)=1.180901e-005; ng(n+1)=2.158559e+002;
n=276; farx(n+1)=3.434808e+000; foe(n+1)=4.486834e+001; krok(n+1)=9.089066e-006; ng(n+1)=2.699652e+002;
n=277; farx(n+1)=3.449438e+000; foe(n+1)=4.483801e+001; krok(n+1)=1.180191e-005; ng(n+1)=2.142104e+002;
n=278; farx(n+1)=3.429127e+000; foe(n+1)=4.480787e+001; krok(n+1)=9.071830e-006; ng(n+1)=2.683807e+002;
n=279; farx(n+1)=3.443564e+000; foe(n+1)=4.477799e+001; krok(n+1)=1.180191e-005; ng(n+1)=2.124961e+002;
n=280; farx(n+1)=3.423557e+000; foe(n+1)=4.474830e+001; krok(n+1)=9.050777e-006; ng(n+1)=2.668337e+002;
n=281; farx(n+1)=3.437772e+000; foe(n+1)=4.471885e+001; krok(n+1)=1.178746e-005; ng(n+1)=2.107179e+002;
n=282; farx(n+1)=3.418048e+000; foe(n+1)=4.468962e+001; krok(n+1)=9.062615e-006; ng(n+1)=2.649720e+002;
n=283; farx(n+1)=3.432068e+000; foe(n+1)=4.466063e+001; krok(n+1)=1.171829e-005; ng(n+1)=2.095076e+002;
n=284; farx(n+1)=3.412622e+000; foe(n+1)=4.463187e+001; krok(n+1)=9.098741e-006; ng(n+1)=2.628144e+002;
n=285; farx(n+1)=3.426496e+000; foe(n+1)=4.460335e+001; krok(n+1)=1.164400e-005; ng(n+1)=2.086351e+002;
n=286; farx(n+1)=3.407338e+000; foe(n+1)=4.457503e+001; krok(n+1)=9.107769e-006; ng(n+1)=2.609274e+002;
n=287; farx(n+1)=3.421097e+000; foe(n+1)=4.454695e+001; krok(n+1)=1.165470e-005; ng(n+1)=2.073013e+002;
n=288; farx(n+1)=3.402200e+000; foe(n+1)=4.451900e+001; krok(n+1)=9.058324e-006; ng(n+1)=2.599446e+002;
n=289; farx(n+1)=3.415758e+000; foe(n+1)=4.449129e+001; krok(n+1)=1.168301e-005; ng(n+1)=2.053273e+002;
n=290; farx(n+1)=3.397129e+000; foe(n+1)=4.446374e+001; krok(n+1)=9.034834e-006; ng(n+1)=2.585624e+002;
n=291; farx(n+1)=3.410537e+000; foe(n+1)=4.443641e+001; krok(n+1)=1.171380e-005; ng(n+1)=2.036422e+002;
n=292; farx(n+1)=3.392149e+000; foe(n+1)=4.440923e+001; krok(n+1)=8.997287e-006; ng(n+1)=2.575097e+002;
n=293; farx(n+1)=3.405324e+000; foe(n+1)=4.438227e+001; krok(n+1)=1.168144e-005; ng(n+1)=2.019101e+002;
n=294; farx(n+1)=3.387199e+000; foe(n+1)=4.435552e+001; krok(n+1)=9.031324e-006; ng(n+1)=2.553863e+002;
n=295; farx(n+1)=3.400233e+000; foe(n+1)=4.432898e+001; krok(n+1)=1.161523e-005; ng(n+1)=2.009878e+002;
n=296; farx(n+1)=3.382367e+000; foe(n+1)=4.430262e+001; krok(n+1)=9.041389e-006; ng(n+1)=2.535833e+002;
n=297; farx(n+1)=3.395213e+000; foe(n+1)=4.427647e+001; krok(n+1)=1.155324e-005; ng(n+1)=1.997469e+002;
n=298; farx(n+1)=3.377576e+000; foe(n+1)=4.425052e+001; krok(n+1)=9.089066e-006; ng(n+1)=2.515111e+002;
n=299; farx(n+1)=3.390267e+000; foe(n+1)=4.422479e+001; krok(n+1)=1.143043e-005; ng(n+1)=1.991662e+002;
n=300; farx(n+1)=3.372879e+000; foe(n+1)=4.419925e+001; krok(n+1)=9.148208e-006; ng(n+1)=2.491596e+002;

figure; semilogy(farx,'b'); hold on; semilogy(foe,'r'); xlabel('Iteracje'); ylabel('Earx, Eoe'); legend('Earx','Eoe'); title('Uczenie predyktora OE');
figure; subplot(2,1,1); semilogy(krok); xlabel('Iteracje'); ylabel('Krok');
subplot(2,1,2); semilogy(ng); xlabel('Iteracje'); ylabel('Norma gradientu');
Earx=farx(n+1)
Eoe=foe(n+1)
